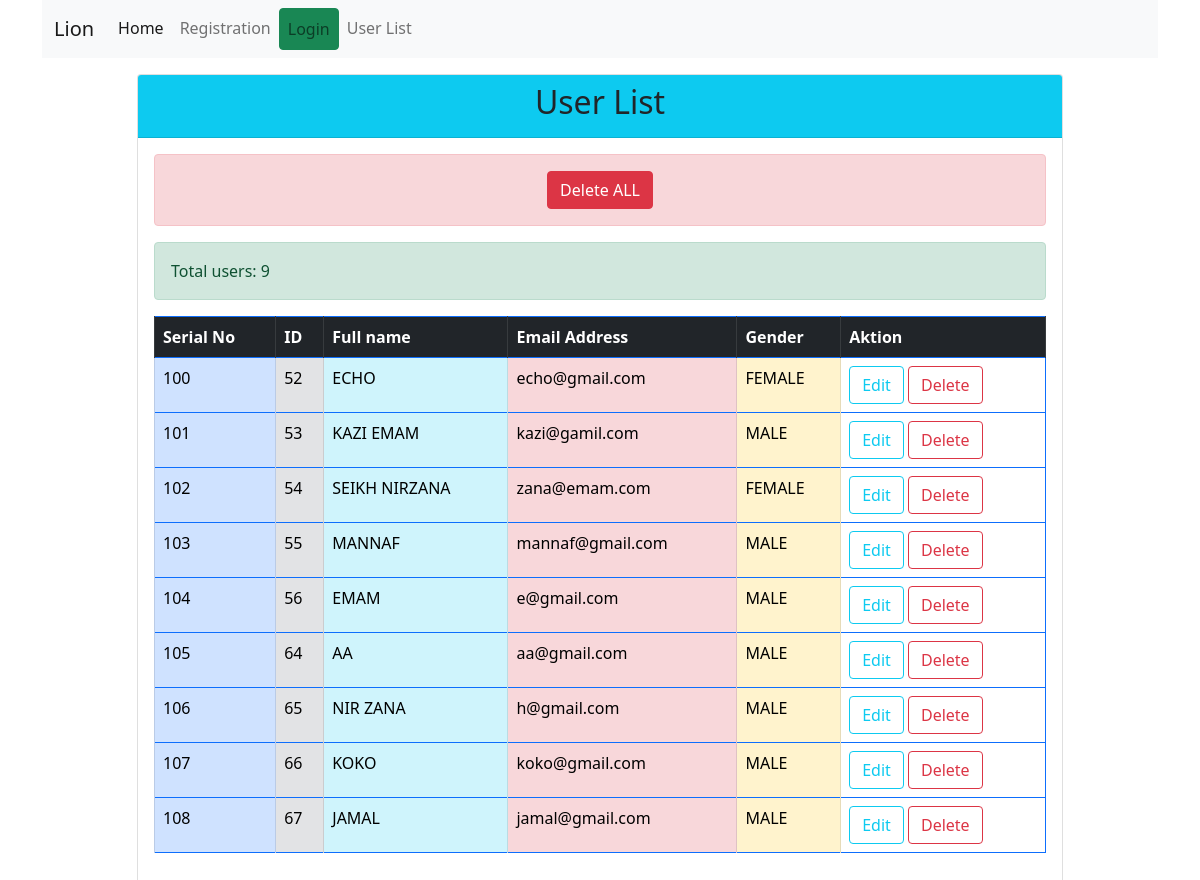
Screenshot of /user_list.php with the database file from the repository.
### tables this page shows
CREATE TABLE `users` (
  `id` int(11) NOT NULL,
  `full_name` varchar(100) NOT NULL,
  `email_address` varchar(100) NOT NULL,
  `password` varchar(100) NOT NULL,
  `gender` varchar(10) NOT NULL,
  `profile_img` varchar(150) NOT NULL DEFAULT 'defoultPP.png',
  `role` varchar(50) NOT NULL DEFAULT 'admin'
);

### user_list.php (the view, shortened to what this page needs)
<?php
include_once 'includes/db.php';
include_once 'includes/header.php';
include_once 'includes/nav.php';
    $select_query = "SELECT id,full_name,Email_address,gender FROM users";
    $data_from_db = mysqli_query($db_connect, $select_query);
   ?>
<div class="row mt-3">
    <div class="col-10 m-auto">
        <div class="card mb-3">
  <div class="card-header bg-info text-center">
      <h2>User List</h2>
    </div>
  <div class="card-body">
    <div class="alert alert-danger text-center">
      <a class="btn btn-danger" href="delete_all_user.php">Delete ALL</a>
    </div>
      <div class="alert alert-success">
          Total users: <?=$data_from_db->num_rows?>
      </div>
<table class="table table-bordered border-primary">
  <thead>
    <tr>
      <th scope="col" class="table-dark">Serial No</th>
      <th scope="col" class="table-dark">ID</th>
      <th scope="col" class="table-dark">Full name</th>
      <th scope="col" class="table-dark">Email Address</th>
      <th scope="col" class="table-dark">Gender</th>
      <th scope="col" class="table-dark">Aktion</th>
    </tr>
  </thead>
  <tbody>
    <?php
    $serial_no = 100;
     foreach($data_from_db as $user_value):
    ?>
    <tr>
      <td class="table-primary"><?=$serial_no++?></td>
      <td class="table-secondary"><?=$user_value['id']?></td>
      <td class="table-info"><?=strtoupper($user_value['full_name'])?></td>
      <td class="table-danger"><?=$user_value['Email_address']?></td>
      <td class="table-warning"><?=strtoupper($user_value['gender'])?></td>
      <td>
        <a class="btn btn-outline-info" href="edit_user.php?id=<?=$user_value['id']?>">Edit</a>
        <a class="btn btn-outline-danger" href="delete_user.php?id=<?=$user_value['id']?>">Delete</a>
      </td>
      </tr>
    <?php
    endforeach;
    ?>
    </tbody>
</table>
</div>
    </div>
</div>
<?php
include_once 'includes/footer.php';
?>

### rows the page displays
users: id "52", full_name "ECHO", email_address "echo@gmail.com", gender "FEMALE"
users: id "53", full_name "KAZI EMAM", email_address "kazi@gamil.com", gender "MALE"
users: id "54", full_name "SEIKH NIRZANA", email_address "zana@emam.com", gender "FEMALE"
users: id "55", full_name "MANNAF", email_address "mannaf@gmail.com", gender "MALE"
users: id "56", full_name "EMAM", email_address "e@gmail.com", gender "MALE"
users: id "64", full_name "AA", email_address "aa@gmail.com", gender "MALE"
users: id "65", full_name "NIR ZANA", email_address "h@gmail.com", gender "MALE"
users: id "66", full_name "KOKO", email_address "koko@gmail.com", gender "MALE"
users: id "67", full_name "JAMAL", email_address "jamal@gmail.com", gender "MALE"

### other values shown
$data_from_db->num_rows "9"
